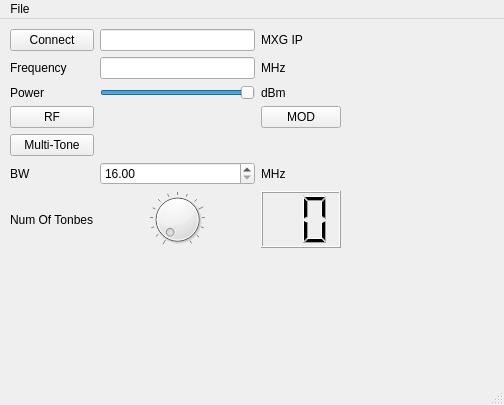
<?xml version="1.0" encoding="UTF-8"?>
<ui version="4.0">
 <class>MainWindow</class>
 <widget class="QMainWindow" name="MainWindow">
  <property name="geometry">
   <rect>
    <x>0</x>
    <y>0</y>
    <width>504</width>
    <height>405</height>
   </rect>
  </property>
  <property name="windowTitle">
   <string>MainWindow</string>
  </property>
  <widget class="QWidget" name="centralwidget">
   <widget class="QWidget" name="gridLayoutWidget">
    <property name="geometry">
     <rect>
      <x>10</x>
      <y>10</y>
      <width>331</width>
      <height>219</height>
     </rect>
    </property>
    <layout class="QGridLayout" name="gridLayout">
     <item row="2" column="3">
      <widget class="QLabel" name="label_3">
       <property name="text">
        <string>dBm</string>
       </property>
      </widget>
     </item>
     <item row="0" column="3">
      <widget class="QLabel" name="label">
       <property name="text">
        <string>MXG IP</string>
       </property>
      </widget>
     </item>
     <item row="1" column="2">
      <widget class="QLineEdit" name="lineEdit_2"/>
     </item>
     <item row="1" column="1">
      <widget class="QLabel" name="label_4">
       <property name="text">
        <string>Frequency</string>
       </property>
      </widget>
     </item>
     <item row="0" column="1">
      <widget class="QPushButton" name="pushButton">
       <property name="text">
        <string>Connect</string>
       </property>
       <property name="shortcut">
        <string>Ctrl+R</string>
       </property>
       <property name="checkable">
        <bool>true</bool>
       </property>
      </widget>
     </item>
     <item row="2" column="2">
      <widget class="QSlider" name="horizontalSlider">
       <property name="minimum">
        <number>-100</number>
       </property>
       <property name="maximum">
        <number>0</number>
       </property>
       <property name="orientation">
        <enum>Qt::Horizontal</enum>
       </property>
      </widget>
     </item>
     <item row="1" column="3">
      <widget class="QLabel" name="label_5">
       <property name="text">
        <string>MHz</string>
       </property>
      </widget>
     </item>
     <item row="2" column="1">
      <widget class="QLabel" name="label_2">
       <property name="text">
        <string>Power</string>
       </property>
      </widget>
     </item>
     <item row="3" column="1">
      <widget class="QPushButton" name="pushButton_2">
       <property name="text">
        <string>RF</string>
       </property>
       <property name="checkable">
        <bool>true</bool>
       </property>
      </widget>
     </item>
     <item row="7" column="2">
      <widget class="QDial" name="dial">
       <property name="minimum">
        <number>1</number>
       </property>
       <property name="maximum">
        <number>15</number>
       </property>
       <property name="notchesVisible">
        <bool>true</bool>
       </property>
      </widget>
     </item>
     <item row="5" column="1">
      <widget class="QLabel" name="label_6">
       <property name="text">
        <string>BW</string>
       </property>
      </widget>
     </item>
     <item row="7" column="3">
      <widget class="QLCDNumber" name="lcdNumber">
       <property name="digitCount">
        <number>2</number>
       </property>
      </widget>
     </item>
     <item row="5" column="2">
      <widget class="QDoubleSpinBox" name="doubleSpinBox">
       <property name="accelerated">
        <bool>true</bool>
       </property>
       <property name="decimals">
        <number>2</number>
       </property>
       <property name="minimum">
        <double>16.000000000000000</double>
       </property>
       <property name="maximum">
        <double>125.000000000000000</double>
       </property>
      </widget>
     </item>
     <item row="3" column="3">
      <widget class="QPushButton" name="pushButton_3">
       <property name="text">
        <string>MOD</string>
       </property>
       <property name="checkable">
        <bool>true</bool>
       </property>
      </widget>
     </item>
     <item row="0" column="2">
      <widget class="QLineEdit" name="lineEdit"/>
     </item>
     <item row="5" column="3">
      <widget class="QLabel" name="label_8">
       <property name="text">
        <string>MHz</string>
       </property>
      </widget>
     </item>
     <item row="7" column="1">
      <widget class="QLabel" name="label_7">
       <property name="text">
        <string>Num Of Tonbes</string>
       </property>
      </widget>
     </item>
     <item row="4" column="1">
      <widget class="QPushButton" name="pushButton_4">
       <property name="text">
        <string>Multi-Tone</string>
       </property>
       <property name="checkable">
        <bool>true</bool>
       </property>
      </widget>
     </item>
    </layout>
   </widget>
  </widget>
  <widget class="QMenuBar" name="menubar">
   <property name="geometry">
    <rect>
     <x>0</x>
     <y>0</y>
     <width>504</width>
     <height>21</height>
    </rect>
   </property>
   <widget class="QMenu" name="menuFile">
    <property name="title">
     <string>File</string>
    </property>
    <addaction name="actionSave"/>
    <addaction name="actionLoad"/>
   </widget>
   <addaction name="menuFile"/>
  </widget>
  <widget class="QStatusBar" name="statusbar"/>
  <action name="actionSave">
   <property name="text">
    <string>Save</string>
   </property>
   <property name="shortcut">
    <string>Ctrl+S</string>
   </property>
  </action>
  <action name="actionLoad">
   <property name="text">
    <string>Load</string>
   </property>
   <property name="shortcut">
    <string>Ctrl+L</string>
   </property>
  </action>
 </widget>
 <tabstops>
  <tabstop>lineEdit</tabstop>
  <tabstop>lineEdit_2</tabstop>
  <tabstop>horizontalSlider</tabstop>
  <tabstop>pushButton</tabstop>
  <tabstop>pushButton_2</tabstop>
  <tabstop>pushButton_3</tabstop>
 </tabstops>
 <resources/>
 <connections>
  <connection>
   <sender>dial</sender>
   <signal>valueChanged(int)</signal>
   <receiver>lcdNumber</receiver>
   <slot>display(int)</slot>
   <hints>
    <hint type="sourcelabel">
     <x>175</x>
     <y>223</y>
    </hint>
    <hint type="destinationlabel">
     <x>302</x>
     <y>223</y>
    </hint>
   </hints>
  </connection>
 </connections>
</ui>
